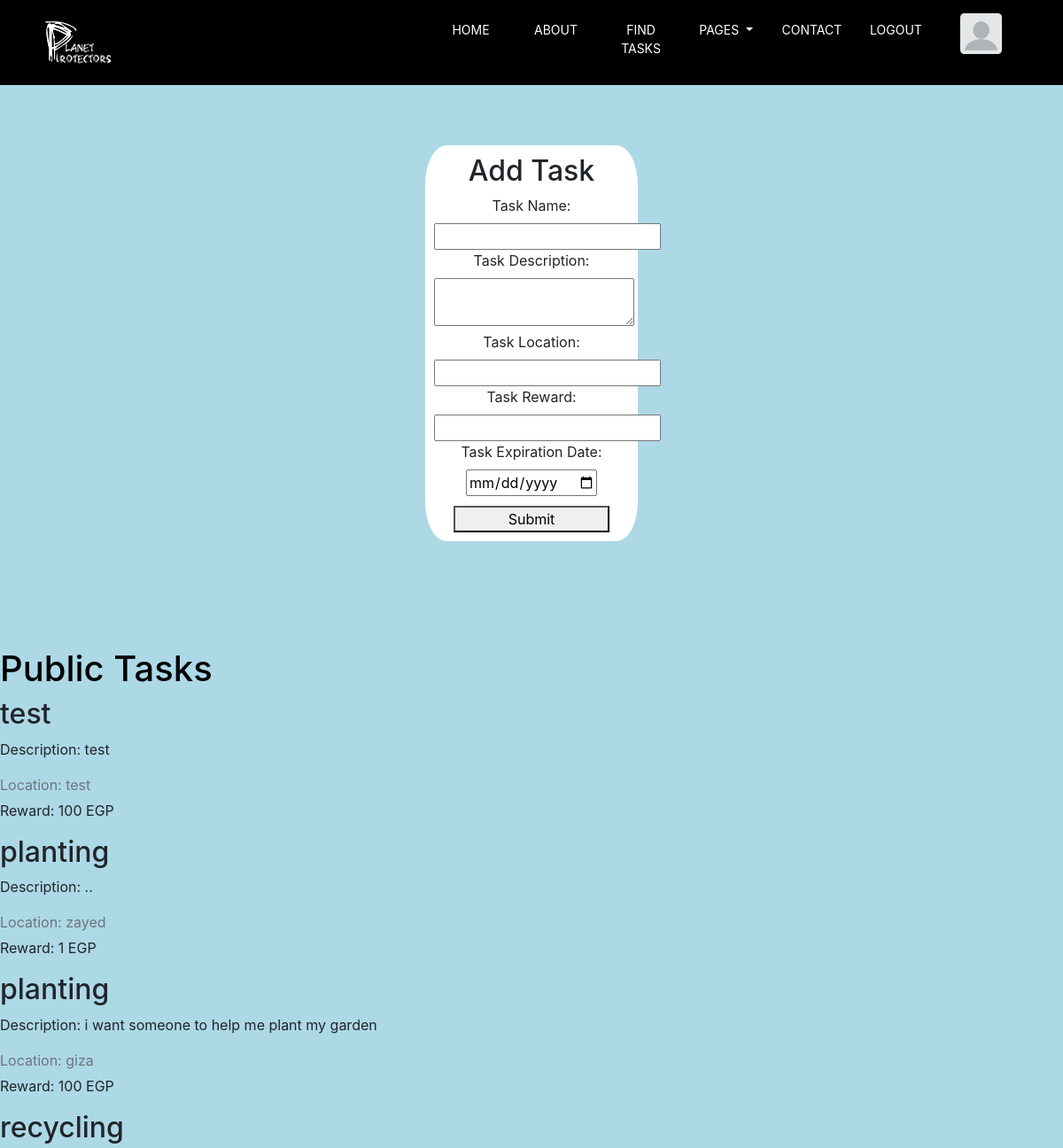
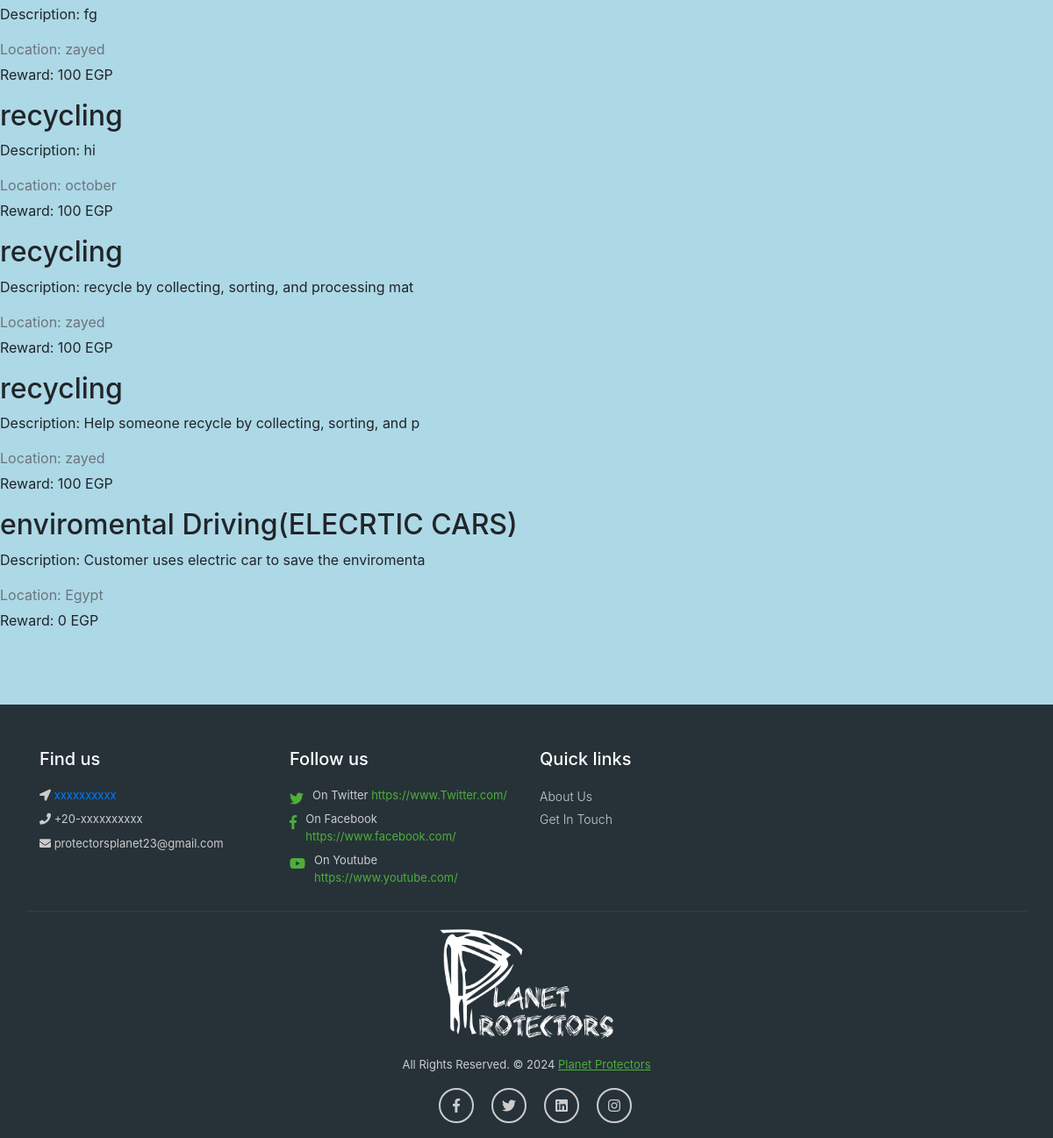
Screenshot of /tasks.php (signed in) with the database file from the repository (2 pictures, top to bottom).
### tables this page shows
CREATE TABLE `tasks` (
  `task_id` int(5) NOT NULL,
  `task_name` varchar(50) NOT NULL,
  `task_description` varchar(50) NOT NULL,
  `task_location` varchar(100) NOT NULL,
  `task_creationdate` timestamp NOT NULL DEFAULT current_timestamp() ON UPDATE current_timestamp(),
  `task_reward` int(3) NOT NULL
);

### display_tasks.php (the view, shortened to what this page needs)
<?php
include 'db_connection.php';
$sql = "SELECT * FROM tasks ORDER BY task_creationdate DESC";
$result = $conn->query($sql);
if ($result->num_rows > 0) {
    while($row = $result->fetch_assoc()) {
        echo "<div class='task'>";
        echo "<h2>" . $row["task_name"] . "</h2>";
        echo "<p class='description'>Description: " . $row["task_description"] . "</p>";
        echo "<p class='location'>Location: " . $row["task_location"] . "</p>";
        echo "<p class='reward'>Reward: " . $row["task_reward"] . " EGP</p>";
        echo "</div>";
    }
} else {
    echo "<p class='no-tasks'>No tasks found</p>";
}
?>

### tasks.php (shortened to what this page needs)
<?php
include 'db_connection.php';
?>
<!DOCTYPE html>
<html lang="en">
<head>
<link href="css/style.css" rel="stylesheet">
    <link href="css/all.css" rel="stylesheet">
    <link href="vendor/bootstrap/css/bootstrap.min.css" rel="stylesheet">
    <link rel="stylesheet" href="css/tasks.css">
</head>
<body><center>
    <div class="task-form" style="background-color: white; width: 20%; border-radius: 10%; padding: 10px; margin-top: 7%;"> <center>
        <h2>Add Task</h2>
        <form id="taskForm" method="post" action="process_task.php">
            <label for="taskName">Task Name:</label><br>
            <input type="text" id="taskName" name="task_name" required><br>
            <label for="taskDescription">Task Description:</label><br>
            <textarea id="taskDescription" name="task_description" required></textarea><br>
            <label for="taskLocation">Task Location:</label><br>
            <input type="text" id="taskLocation" name="task_location" required><br>
            <label for="taskReward">Task Reward:</label><br>
            <input type="number" id="taskReward" name="task_reward" required><br>
            <label for="taskExpiration">Task Expiration Date:</label><br>
            <input type="date" id="taskExpiration" name="task_expiration" required><br>
            <button type="submit" style="width: 80%; margin-top: 5%">Submit</button>
        </form></center>
    </div></center>
    <h1>Public Tasks</h1>
    <div id="tasks-container">
        <?php include 'display_tasks.php'; ?>
    </div>
</body>
</html>
 <nav class="navbar fixed-top navbar-expand-lg navbar-dark bg-light top-nav fixed-top">
    <div class="container">
        <a class="navbar-brand" href="index.php">
            <img src="images/logo.png" alt="logo" class="logo">
        </a>
        <div class="collapse navbar-collapse" id="navbarResponsive">
            <ul class="navbar-nav ml-auto">
                <li class="nav-item" id="beggining-nav-item">
                    <a class="nav-link" href="index.php">Home</a>
                </li>
                <li class="nav-item">
                    <a class="nav-link" href="about.php">About</a>
                </li>
                <li class="nav-item dropdown">
                    <a class="nav-link" href="tasks.php">Find Tasks</a>
                </li>
                <li class="nav-item dropdown">
                    <a class="nav-link dropdown-toggle" href="#" id="navbarDropdownBlog" data-toggle="dropdown" aria-haspopup="true" aria-expanded="false">
                        Pages
                    </a>
                </li>
                <li class="nav-item">
                    <a class="nav-link" href="contact.php">Contact</a>
                </li>
                <?php
                if(isset($_SESSION['loggedin']) && $_SESSION['loggedin'] === true) {
                    echo '
                        <li class="nav-item">
                            <a class="nav-link" href="logout.php">Logout</a>
                        </li>
                    ';
                }
                ?>
                <li class="nav-item" style=" position: relative; bottom: 10%;">
                    <a class="nav-link" href="profile.php"><img src="images/blank-profile-picture-973460_960_720.webp" alt="Profile Picture" style="width: 70%; border-radius: 10%;"></a>
                </li>
            </ul>
        </div>
    </div>
</nav>
<footer class="footer">
    <div class="container bottom_border">
        <div class="row">
           <div class="col-lg-3 col-md-6 col-sm-6 col">
                <h5 class="headin5_amrc col_white_amrc pt2">Find us</h5>
                <p><i class="fa fa-location-arrow"></i><a href="https://maps.google.com" target="_blank"> xxxxxxxxxx </a></p>
                <p><i class="fa fa-phone"></i> +20-xxxxxxxxxx </p>
                <p><i class="fa fa fa-envelope"></i> protectorsplanet23@gmail.com </p>
           </div>
           <div class="col-lg-3 col-md-6 col-sm-6 col">
                <h5 class="headin5_amrc col_white_amrc pt2">Follow us</h5>
                <ul class="footer_ul2_amrc">
                    <li>
                        <a href="#"><i class="fab fa-twitter fleft padding-right"></i> </a>
                        <p> On Twitter <a href="https://www.twitter.com" target="_blank">https://www.Twitter.com/</a></p>
                    </li>
                    <li>
                        <a href="#"><i class="fab fa-facebook-f fleft padding-right"></i> </a>
                        <p>On Facebook<a href="https://www.facebook.com" target="_blank"> https://www.facebook.com/</a></p>
                    </li>
                    <li>
                        <a href="#"><i class="fab fa-youtube fleft padding-right"></i> </a>
                        <p>On Youtube<a href="https://www.youtube.com" target="_blank"> https://www.youtube.com/</a></p>
                    </li>
                </ul>
            </div>
            <div class="col-lg-3 col-md-6 col-sm-6">
                <h5 class="headin5_amrc col_white_amrc pt2">Quick links</h5>
                <ul class="footer_ul_amrc">
                    <li><a href="about.php">About Us</a></li>
                    <li><a href="contact.php">Get In Touch</a></li>
                </ul>
            </div>
        </div>
    </div>
    <div class="container">
        <div class="footer-logo">
            <a href="#"><img src="images/logo.png" alt="" class="logo"></a>
        </div>
        <p class="copyright text-center">All Rights Reserved. &copy; 2024 <a href="#"><a href="#">Planet Protectors</a></a></p>
        <ul class="social_footer_ul">
            <li><a href="https://www.facebook.com"><i class="fab fa-facebook-f"></i></a></li>
            <li><a href="https://www.twitter.com"><i class="fab fa-twitter"></i></a></li>
            <li><a href="https://www.linkedin.com"><i class="fab fa-linkedin"></i></a></li>
            <li><a href="https://www.instagram.com"><i class="fab fa-instagram"></i></a></li>
        </ul>
    </div>
</footer>
</body>
</html>

### css/style.css (style rules this page uses)
body { padding-top: 54px; font-family: 'Poppins', sans-serif; font-size: 14px; color: #4e3914; width: 100%; margin: 0; }
@media (min-width: 992px) { body { padding-top: 80px; } }
.top-nav { background-color: #ffffff; }
.navbar { background-color: black; border-left: 1px solid #000; }
.navbar-nav { height: 10vh; margin-right: 5%; }
.navbar-expand-lg.top-nav .navbar-nav .nav-link { padding: 10px 15px; color: #ffffff; font-size: 14px; font-weight: 400 !important; text-transform: uppercase; width: 8vw; text-align: center; margin-top: 5%; }
.top-nav { background-color: black; }
.footer { width:100%; background-color:#263238; min-height:250px; padding:10px 0px 25px 0px; }
.pt2 { padding-top:40px ; margin-bottom:20px ; color: #ffffff; font-weight: 500; }
footer p { font-size:13px; color:#CCC; padding-bottom:0px; margin-bottom:8px; }
.footer_ul_amrc { margin:0px ; list-style-type:none ; font-size:14px; padding:0px 0px 10px 0px ; }
.footer_ul_amrc li { padding:0px 0px 5px 0px; }
.footer_ul_amrc li a { color:#cccccc; font-size: 14px; font-weight: 300; }
.fleft { float:left; }
.padding-right { padding-right:10px; }
.footer_ul2_amrc { margin:0px; list-style-type:none; padding:0px; }
.footer_ul2_amrc li p { display:table; }
.footer_ul2_amrc li i { margin-top:5px; }
.footer_ul2_amrc li a { color: #4eae3a; }
.bottom_border { border-bottom:1px solid #323f45; padding-bottom:20px; }
.footer-logo { padding: 20px 0px; text-align: center; }
.copyright a { color: #4eae3a; text-decoration: underline; }
.social_footer_ul { display:table; margin:15px auto 0 auto; list-style-type:none; padding: 0; }
.social_footer_ul li { padding-left:20px; padding-top:10px; float:left; }
.social_footer_ul li a { color:#CCC; border:2px solid #CCC; padding:8px; border-radius:50%; }
.social_footer_ul li i { width:20px; height:20px; text-align:center; }
.nav-link { margin-right: 1%; }
.collapse:not(.show) { display: block !important; }

### css/all.css (style rules this page uses)
.logo { width: 20%; }
.fa, .fas, .far, .fal, .fab { -moz-osx-font-smoothing: grayscale; -webkit-font-smoothing: antialiased; display: inline-block; font-style: normal; font-variant: normal; text-rendering: auto; line-height: 1; }
.fa-envelope:before { content: "\f0e0"; }
.fa-facebook-f:before { content: "\f39e"; }
.fa-instagram:before { content: "\f16d"; }
.fa-linkedin:before { content: "\f08c"; }
.fa-location-arrow:before { content: "\f124"; }
.fa-phone:before { content: "\f095"; }
.fa-twitter:before { content: "\f099"; }
.fa-youtube:before { content: "\f167"; }
.fab { font-family: 'Font Awesome 5 Brands'; }
.fa, .fas { font-family: 'Font Awesome 5 Free'; font-weight: 900; }

### css/tasks.css (style rules this page uses)
h1 { color: #000000; margin-top: 10%; }
.expiration-date, .location { margin-bottom: 5px; color: #6c757d; }
body { background-color: #ADD8E6; }
.footer { position: absolute !important; top: 200% !important; }

### tasks.php (style rules this page uses)
.footer { position: static !important; margin-top: 7% !important; }

### rows the page displays
tasks: task_name "test", task_description "test", task_location "test", task_reward "100"
tasks: task_name "planting", task_description "..", task_location "zayed", task_reward "1"
tasks: task_name "planting", task_description "i want someone to help me plant my garden", task_location "giza", task_reward "100"
tasks: task_name "recycling", task_description "fg", task_location "zayed", task_reward "100"
tasks: task_name "recycling", task_description "hi", task_location "october", task_reward "100"
tasks: task_name "recycling", task_description "recycle by collecting, sorting, and processing mat", task_location "zayed", task_reward "100"
tasks: task_name "recycling", task_description "Help someone recycle by collecting, sorting, and p", task_location "zayed", task_reward "100"
tasks: task_name "enviromental Driving(ELECRTIC CARS)", task_description "Customer uses electric car to save the enviromenta", task_location "Egypt", task_reward "0"
